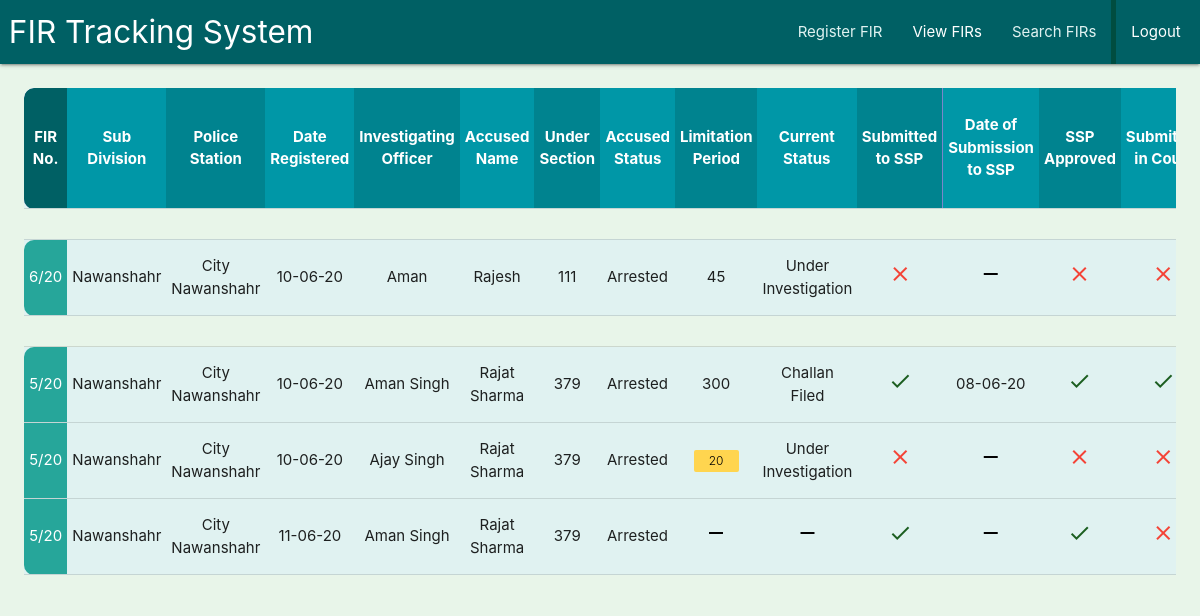
Page /fir/list_firs_police_station/ (signed in) on the earlier database version.
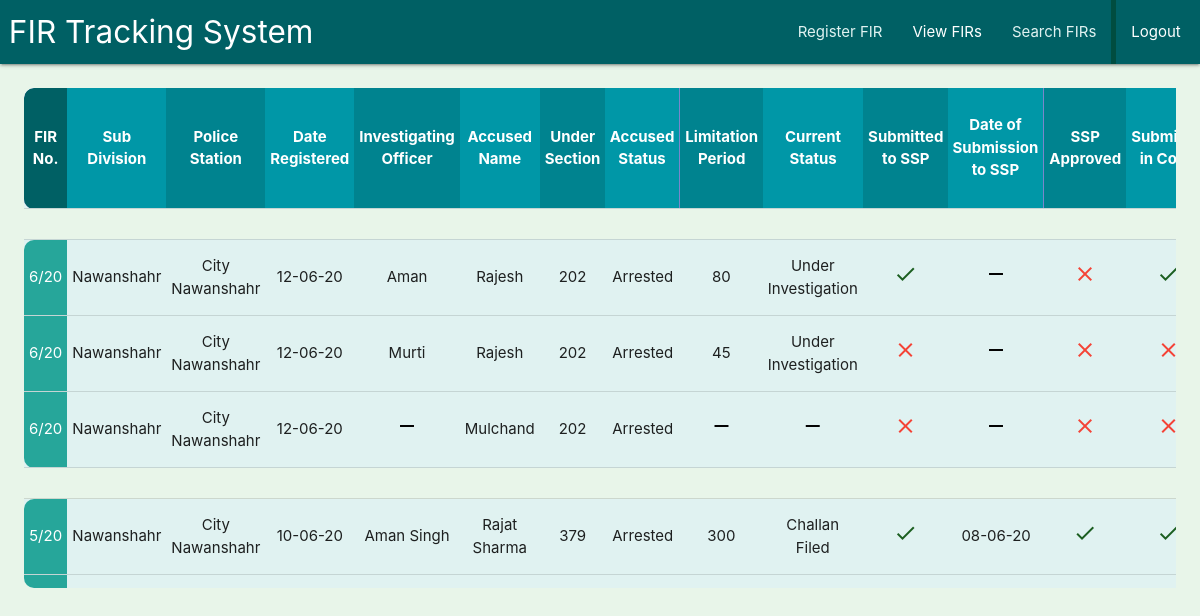
Same page on the later database version.
### fir/models.py (models this page shows, shortened)
class FIR(models.Model):
    PHASE_CHOICES=[(1,1),(2,2),(3,3)]
    ACCUSED_STATUS_CHOICES = [('arrested','Arrested'),('not_arrested','Not Arrested'),('po','PO')]
    CURRENT_STATUS_CHOICES = [('under_investigation','Under Investigation'),('challan_filed','Challan Filed'),('untraced','Untraced'),('cancelled','Cancelled')]
    COURT_STATUS_CHOICES = [('pending','Pending'),('accepted','Accepted'),('reinvestigation','Reinvestigation')]
    sub_division = models.ForeignKey("location.SubDivision", related_name='firs', on_delete=models.CASCADE)
    police_station = models.ForeignKey("location.PoliceStation", related_name='firs', on_delete=models.CASCADE)
    fir_no = models.CharField(max_length=50)
    phase = models.PositiveIntegerField(choices=PHASE_CHOICES)
    date_created = models.DateField(auto_now_add=True)
    io_name = models.CharField(max_length=50, blank=True, null=True)
    accused_name = models.TextField(blank=True, null=True)
    under_section = models.CharField(max_length=50, blank=True, null=True)
    accused_status = models.CharField(max_length=50, choices=ACCUSED_STATUS_CHOICES, blank=True, null=True)
    limitation_period = models.PositiveIntegerField(blank=True, null=True)
    current_status = models.CharField(max_length=50, choices=CURRENT_STATUS_CHOICES, blank=True, null=True)
    put_in_ssp_office = models.BooleanField(default=False)
    put_in_ssp_office_date = models.DateField(blank=True, null=True)
    ssp_approved = models.BooleanField(default=False)
    put_in_court = models.BooleanField(default=False)
    put_in_court_date = models.DateField(blank=True, null=True)
    received_in_court = models.BooleanField(default=False)
    received_in_court_date = models.DateField(blank=True, null=True)
    court_status = models.CharField(max_length=50, choices=COURT_STATUS_CHOICES, blank=True,  null=True)
    reverted_by_court_date = models.DateField(blank=True,  null=True)
    received_from_court_date = models.DateField(blank=True,  null=True)
    appointed_io = models.CharField(max_length=50, blank=True,  null=True)
    class Meta():
        unique_together = ['sub_division', 'police_station', 'fir_no', 'phase']
        ordering = ['sub_division', 'police_station', '-fir_no', 'phase']
        verbose_name = 'FIR'
        verbose_name_plural = 'FIRs'

### location/models.py (models this page shows)
class SubDivision(models.Model):
    name = models.CharField(max_length=50)
    def __str__(self):
        return self.name

class PoliceStation(models.Model):
    sub_division = models.ForeignKey("location.SubDivision", related_name='police_stations',on_delete=models.CASCADE)
    name = models.CharField(max_length=50)
    def __str__(self):
        return self.name

### fir/views.py (the view)
# urls.py: path('list_firs_police_station/', views.list_firs_police_station_view, name='list_firs_police_station'),
@login_required
def list_firs_police_station_view(request):
    police_station_record_keepers = [u['user'] for u in acc_models.PoliceStationRecordKeeper.objects.all().values('user')]
    if request.user.pk in police_station_record_keepers:
        fir_list = models.FIR.objects.all().filter(police_station__exact=acc_models.PoliceStationRecordKeeper.objects.get(user__pk__exact=request.user.pk).police_station)
        page = request.GET.get('page', 1)
        paginator = Paginator(fir_list, 60)
        try:
            firs = paginator.page(page)
        except PageNotAnInteger:
            firs = paginator.page(1)
        except EmptyPage:
            firs = paginator.page(paginator.num_pages)
        return render(request, 'fir/list_firs_police_station.html', {'fir_list':firs})
    else:
        return redirect('fault', fault='ACCESS DENIED!')

### account/context_preprocessors.py (called while the page is built)
def UserList(request):
    police_station_record_keepers = [u['user'] for u in models.PoliceStationRecordKeeper.objects.all().values('user')]
    court_record_keepers = [u['user'] for u in models.CourtRecordKeeper.objects.all().values('user')]
    dsp_record_keepers = [u['user'] for u in models.DSPRecordKeeper.objects.all().values('user')]
    vrk_record_keepers = [u['user'] for u in models.VRKRecordKeeper.objects.all().values('user')]
    ssp_record_keepers = [u['user'] for u in models.SSPRecordKeeper.objects.all().values('user')]
    return {'police_station_record_keepers':police_station_record_keepers,
            'court_record_keepers':court_record_keepers,
            'dsp_record_keepers':dsp_record_keepers,
            'vrk_record_keepers':vrk_record_keepers,
            'ssp_record_keepers':ssp_record_keepers,
            }

### fir/templatetags/templatetag.py (called while the page is built)
@register.filter
def is_first_phase(pk):
    fir_object = models.FIR.objects.get(pk__exact=pk)
    fir_phase = fir_object.phase
    if fir_phase==1:
        return True
    else:
        return False

### fir/templates/fir/list_firs_police_station.html
{% extends 'base.html' %}
{% load static %}
{% load widget_tweaks %}
{% load templatetag %}
{% block head %}
    <link rel="stylesheet" href="{% static 'css/list_css_temp.css' %}">
{% endblock %}
{% block content %}
    {% include 'fir/_firs_list.html' %}
{% endblock content %}

### fir/templates/fir/_firs_list.html (shortened to what the changed rows need)
{% load templatetag %}
<div class="table_wrapper" data-fl-scrolls>
    <table class="centered responsive-table table_div list-table highlight teal lighten-5">
        <thead class="indigo lighten-2 white-text">
            <tr class="list-tr">
                <th class="list-th">FIR No.</th>
                <th class="list-th">Sub Division</th>
                <th class="list-th">Police Station</th>
                <th class="list-th">Date Registered</th>
                <th class="list-th">Investigating Officer</th>
                <th class="list-th">Accused Name</th>
                <th class="list-th">Under Section</th>
                <th class="list-th">Accused Status</th>
                <th class="list-th">Limitation Period</th>
                <th class="list-th">Current Status</th>
                <th class="list-th">Submitted to SSP</th>
                <th class="list-th">Date of Submission to SSP</th>
                <th class="list-th">SSP Approved</th>
                <th class="list-th">Submitted in Court</th>
            </tr>
        </thead>
        <tbody>
            <tr class="green lighten-5" style="position: sticky !important; top: 0;">
                <td class="list-td"></td><td class="list-td"></td><td class="list-td"></td><td class="list-td"></td><td class="list-td"></td><td class="list-td"></td><td class="list-td"></td><td class="list-td"></td><td class="list-td"></td><td class="list-td"></td><td class="list-td"></td><td class="list-td"></td><td class="list-td"></td><td class="list-td"></td>
            </tr>
            {% for fir in fir_list %}
                <tr class="list-tr">
                    {% if fir.pk|is_last_phase %}
                        {% if fir.pk|is_first_phase %}
                            <td class="list-td" style="border-bottom-left-radius: 10px; border-top-left-radius: 10px;">{{fir.fir_no}}</td>
                        {% else %}
                            <td class="list-td" style="border-bottom-left-radius: 10px;">{{fir.fir_no}}</td>
                        {% endif %}
                    {% elif fir.pk|is_first_phase %}
                        <td class="list-td" style="border-top-left-radius: 10px;">{{fir.fir_no}}</td>
                    {% else %}
                        <td class="list-td">{{fir.fir_no}}</td>
                    {% endif %}
                    <td class="list-td">{{fir.sub_division}}</td>
                    <td class="list-td">{{fir.police_station}}</td>
                    <td class="list-td">{{fir.date_created|date:'d-m-y'}}</td>
                    {% if fir.io_name %}
                        <td class="list-td">{{fir.io_name}}</td>
                    {% else %}
                        <td class="list-td"><i class="material-icons black-text">remove</i></td>
                    {% endif %}
                    {% if fir.accused_name %}
                        <td class="list-td">{{fir.accused_name}}</td>
                    {% else %}
                        <td class="list-td"><i class="material-icons black-text">remove</i></td>
                    {% endif %}
                    {% if fir.under_section %}
                        <td class="list-td">{{fir.under_section}}</td>
                    {% else %}
                        <td class="list-td"><i class="material-icons black-text">remove</i></td>
                    {% endif %}
                    {% if fir.accused_status == "arrested" %}
                        <td class="list-td">Arrested</td>
                    {% elif fir.accused_status == "not_arrested" %}
                        <td class="list-td">Not-Arrested</td>
                    {% elif fir.accused_status == "po" %}
                        <td class="list-td">P.O.</td>
                    {% else %}
                        <td class="list-td"><i class="material-icons black-text">remove</i></td>
                    {% endif %}
                    {% if fir.limitation_period %}
                        <td class="list-td">
                            {% if fir.pk|will_expire_at == 0 %}
                                <span class="new badge red darken-3" data-badge-caption="">{{fir.limitation_period}}</span>
                            {% elif fir.pk|will_expire_at == 1 %}
                                <span class="new badge orange darken-3" data-badge-caption="">{{fir.limitation_period}}</span>
                            {% elif fir.pk|will_expire_at == 2 %}
                                <span class="new badge amber lighten-2 black-text" data-badge-caption="">{{fir.limitation_period}}</span>
                            {% elif fir.pk|will_expire_at == 3 %}
                                {{fir.limitation_period}}
                            {% endif %}
                        </td>
                    {% else %}
                        <td class="list-td"><i class="material-icons black-text">remove</i></td>
                    {% endif %}
                    {% if fir.current_status == "challan_filed" %}
                        <td class="list-td">Challan Filed</td>
                    {% elif fir.current_status == "untraced" %}
                        <td class="list-td">Untraced</td>
                    {% elif fir.current_status == "under_investigation" %}
                        <td class="list-td">Under Investigation</td>
                    {% elif fir.current_status == "cancelled" %}
                        <td class="list-td">Cancelled</td>
                    {% else %}
                        <td class="list-td"><i class="material-icons black-text">remove</i></td>
                    {% endif %}
                    {% if fir.put_in_ssp_office %}
                        <td class="list-td"><i class="material-icons green-text text-darken-4">check</i></td>
                    {% else %}
                        <td class="list-td"><i class="material-icons red-text">close</i></td>
                    {% endif %}
                    {% if fir.put_in_ssp_office_date %}
                        <td class="list-td">{{fir.put_in_ssp_office_date|date:'d-m-y'}}</td>
                    {% else %}
                        <td class="list-td"><i class="material-icons black-text">remove</i></td>
                    {% endif %}
                    {% if fir.ssp_approved %}
                        <td class="list-td"><i class="material-icons green-text text-darken-4">check</i></td>
                    {% else %}
                        <td class="list-td"><i class="material-icons red-text">close</i></td>
                    {% endif %}
                    {% if fir.put_in_court %}
                        <td class="list-td"><i class="material-icons green-text text-darken-4">check</i></td>
                    {% else %}
                        <td class="list-td"><i class="material-icons red-text">close</i></td>
                    {% endif %}
                </tr>
                {% if fir.pk|is_last_phase %}
                    <tr class="green lighten-5">
                        <td class="list-td"></td><td class="list-td"></td><td class="list-td"></td><td class="list-td"></td><td class="list-td"></td><td class="list-td"></td><td class="list-td"></td><td class="list-td"></td><td class="list-td"></td><td class="list-td"></td><td class="list-td"></td><td class="list-td"></td><td class="list-td"></td><td class="list-td"></td>
                    </tr>
                {% endif %}
            {% endfor %}
        </tbody>
    </table>
</div>

Differences in the rows shown:
no longer on this page (row unchanged): FIR: fir_no "5/20", sub_division "Nawanshahr", police_station "City Nawanshahr", date_created "10-06-20", io_name "Ajay Singh", accused_name "Rajat Sharma", under_section "379", accused_status "Arrested", limitation_period "20", shows "Under Investigation", put_in_ssp_office False (drawn), ssp_approved False (drawn), put_in_court False (drawn)
no longer on this page (row unchanged): FIR: fir_no "5/20", sub_division "Nawanshahr", police_station "City Nawanshahr", date_created "11-06-20", io_name "Aman Singh", accused_name "Rajat Sharma", under_section "379", accused_status "Arrested", put_in_ssp_office True (drawn), ssp_approved True (drawn), put_in_court False (drawn), phase 3 (drawn)
changed FIR "Aman": date_created "10-06-20" → "12-06-20"; under_section "111" → "202"; limitation_period "45" → "80"; put_in_ssp_office False → True (drawn); put_in_court False → True (drawn)
added FIR: fir_no "6/20", sub_division "Nawanshahr", police_station "City Nawanshahr", date_created "12-06-20", io_name "Murti", accused_name "Rajesh", under_section "202", accused_status "Arrested", limitation_period "45", shows "Under Investigation", put_in_ssp_office False (drawn), ssp_approved False (drawn), put_in_court False (drawn)
added FIR: fir_no "6/20", sub_division "Nawanshahr", police_station "City Nawanshahr", date_created "12-06-20", accused_name "Mulchand", under_section "202", accused_status "Arrested", put_in_ssp_office False (drawn), ssp_approved False (drawn), put_in_court False (drawn), phase 3 (drawn)
